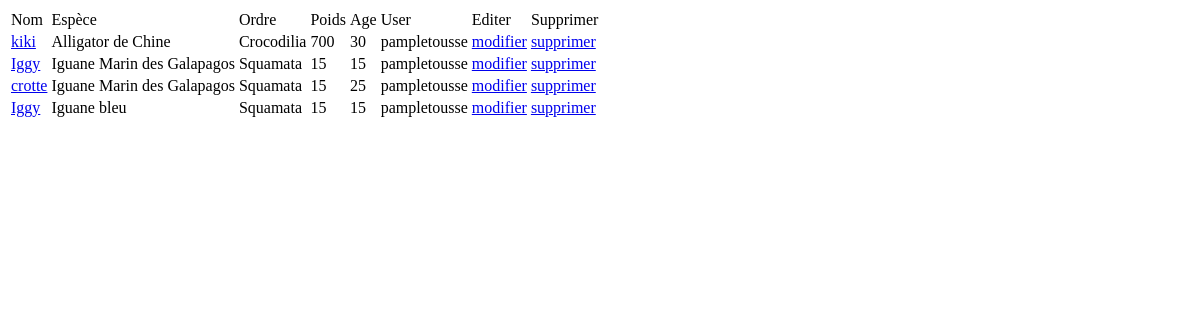
Before: /liste/ with the older database file.
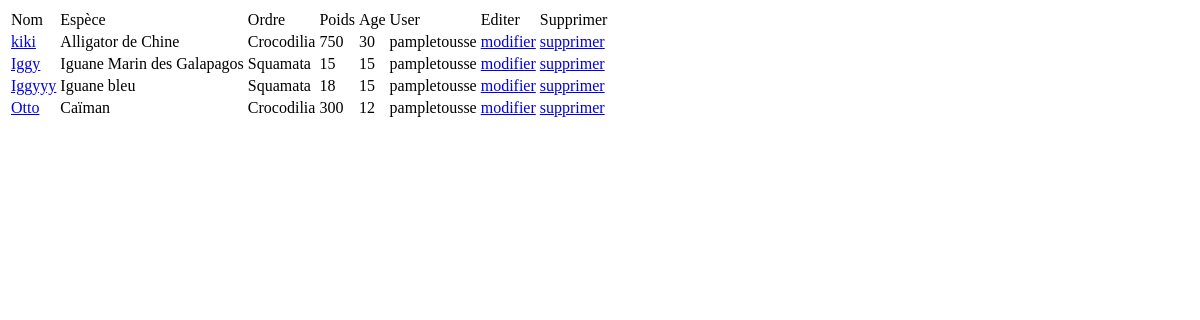
After: the same page with the newer database file.
### reptiles_app/models.py (models this page shows)
class Reptile(models.Model):
    nom = models.CharField(max_length=100)
    nomEspece = models.CharField(max_length=200)
    ordre = models.CharField(max_length=200)
    age = models.PositiveIntegerField(default=0)
    poids = models.PositiveIntegerField()
    user = models.ForeignKey(User,on_delete=models.CASCADE)

### reptiles_app/views.py (the view)
# urls.py: path('liste/',views.liste,name='liste'),
def liste(request):
    template = loader.get_template("reptiles/liste.html")
    reptiles = Reptile.objects.all()
    context = {"reptiles":reptiles}
    return HttpResponse(template.render(context,request))

### reptiles_app/templates/reptiles/liste.html
{% extends "reptiles/layout.html" %}
{% block content %}
<table>
    <thead>
        <tr>
            <td>Nom</td>
            <td>Espèce</td>
            <td>Ordre</td>
            <td>Poids</td>
            <td>Age</td>
            <td>User</td>
            <td>Editer</td>
            <td>Supprimer</td>
        </tr>
    </thead>
    <tbody>
        {% for reptile in reptiles %}
        <tr>
            <td><a href="{% url 'detail' reptile.pk %}">{{reptile.nom}}</a></td>
            <td>{{reptile.nomEspece}}</td>
            <td>{{reptile.ordre}}</td>
            <td>{{reptile.poids}}</td>
            <td>{{reptile.age}}</td>
            <td>{{reptile.user}}</td>
            <td><a href="{% url 'update' reptile.pk %}">modifier</a></td>
            <td><a href="{% url 'delete' reptile.pk %}">supprimer</a></td>
        </tr>
        {% endfor %}
    </tbody>
</table>
{% endblock %}

### reptiles_app/templates/reptiles/layout.html (shortened to what this page needs)
<!DOCTYPE html>
<html lang="fr">
<head>
</head>
<body>
    <div class="content">
        {% block content %}
        {% endblock %}
    </div>
</body>
</html>

Changed rows visible on the page:
removed Reptile: nom "crotte", nomEspece "Iguane Marin des Galapagos", ordre "Squamata", poids "15", age "25", user "pampletousse"
changed Reptile "kiki": poids "700" → "750"
changed Reptile "Iguane bleu": nom "Iggy" → "Iggyyy"; poids "15" → "18"
added Reptile: nom "Otto", nomEspece "Caïman", ordre "Crocodilia", poids "300", age "12", user "pampletousse"
